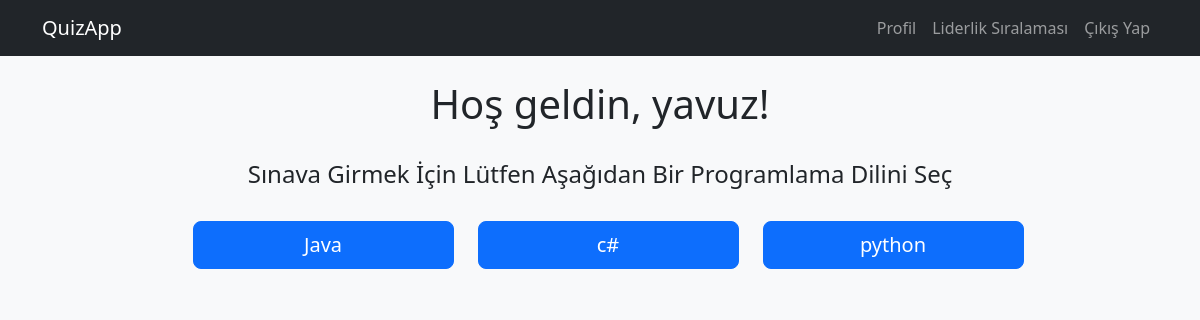
The app's page / (signed in), older data.
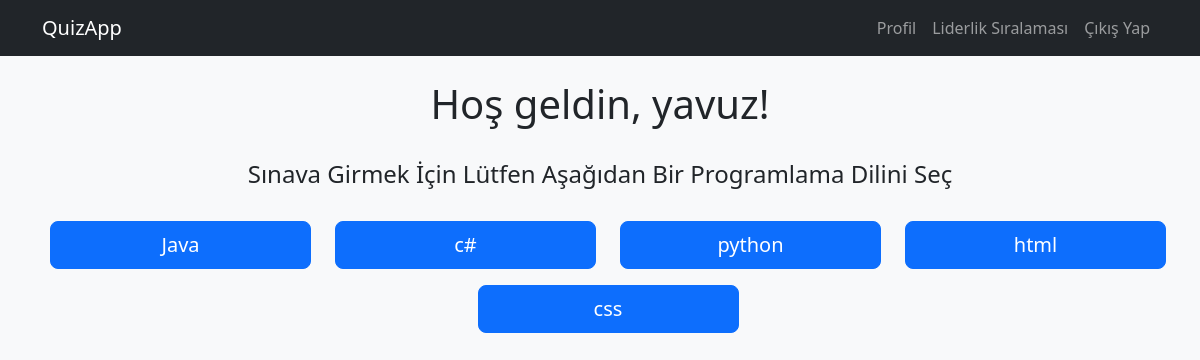
The same page, newer data.
### quiz/models.py (models this page shows, shortened)
class ProgrammingLanguage(models.Model):
    name = models.CharField(max_length=100)

### quiz/views.py (the view)
# urls.py: path('', views.home, name='home'),
@login_required
def home(request):
    languages = ProgrammingLanguage.objects.all()
    return render(request, 'quiz/home.html', {'languages': languages})

### quiz/templates/quiz/home.html
{% extends 'quiz/base.html' %}
{% block content %}
<h1 class="text-center">Hoş geldin, {{ user.username }}!</h1><br>
  <div class="text-center">
    <h4 class="mb-4">Sınava Girmek İçin Lütfen Aşağıdan Bir Programlama Dilini Seç </h4>
    <div class="row justify-content-center">
      {% for language in languages %}
        <div class="col-md-3">
          <a href="{% url 'quiz' language.id %}" class="btn btn-primary btn-lg m-2 w-100">
            {{ language.name }}
          </a>
        </div>
      {% endfor %}
    </div>
  </div>
{% endblock %}

Row changes from the older to the newer data that the page shows:
added ProgrammingLanguage: name "html"
added ProgrammingLanguage: name "css"
